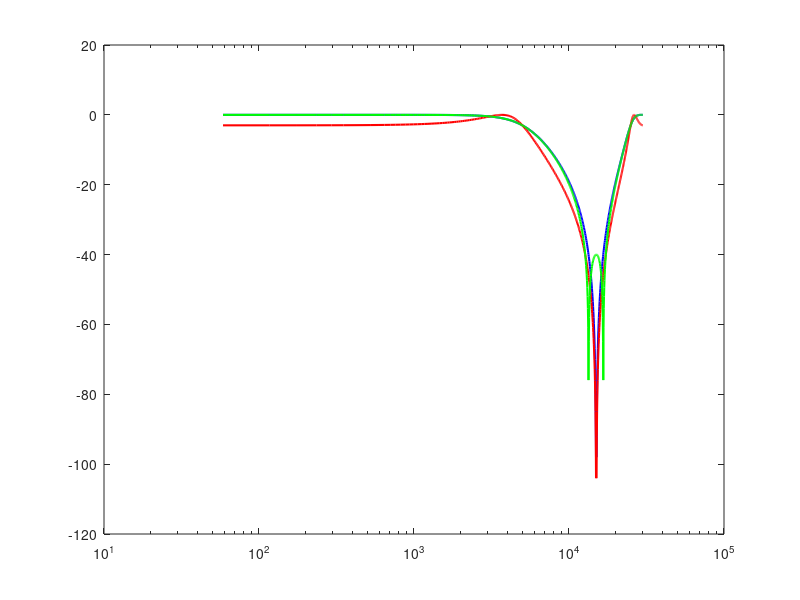

Source code (MATLAB): (Note: this script raises an error after producing the figure.)
% Specifications
fs = 30000; % Sampling frequency (30 kHz)
fp = 5000;  % Pass-band frequency (5 kHz)
fs_stop = 14000; % Adjusted stop-band frequency (14 kHz)
Ap = 3;     % Pass-band ripple (3 dB)
As = 40;    % Stop-band attenuation (40 dB)

% Normalized frequencies
Wn = fp / (fs / 2); % Normalized pass-band frequency
Ws = fs_stop / (fs / 2); % Normalized stop-band frequency

% Calculate the order of the Butterworth filter
[n_butter, Wn_butter] = buttord(Wn, Ws, Ap, As);
disp(['Least order of the Butterworth filter: ', num2str(n_butter)]);

% Calculate the order of the Chebyshev Type I filter
[n_cheby1, Wn_cheby1] = cheb1ord(Wn, Ws, Ap, As);
disp(['Least order of the Chebyshev Type I filter: ', num2str(n_cheby1)]);

% Calculate the order of the Chebyshev Type II filter
[n_cheby2, Wn_cheby2] = cheb2ord(Wn, Ws, Ap, As);
disp(['Least order of the Chebyshev Type II filter: ', num2str(n_cheby2)]);

% Design the Butterworth filter
[bd_butter, ad_butter] = butter(n_butter, Wn_butter); % Digital Butterworth filter

% Design the Chebyshev Type I filter
[bd_cheby1, ad_cheby1] = cheby1(n_cheby1, Ap, Wn_cheby1); % Digital Chebyshev Type I filter

% Design the Chebyshev Type II filter
[bd_cheby2, ad_cheby2] = cheby2(n_cheby2, As, Wn_cheby2); % Digital Chebyshev Type II filter

% Frequency response of the filters
[H_butter, f_butter] = freqz(bd_butter, ad_butter, 512, 'whole'); % Butterworth
[H_cheby1, f_cheby1] = freqz(bd_cheby1, ad_cheby1, 512, 'whole'); % Chebyshev Type I
[H_cheby2, f_cheby2] = freqz(bd_cheby2, ad_cheby2, 512, 'whole'); % Chebyshev Type II

% Plot the frequency responses on one graph
figure;

% Convert frequency to Hz for plotting
f_butter_hz = f_butter * fs / (2 * pi);
f_cheby1_hz = f_cheby1 * fs / (2 * pi);
f_cheby2_hz = f_cheby2 * fs / (2 * pi);

% Plotting
semilogx(f_butter_hz, 20*log10(abs(H_butter)), 'b', 'LineWidth', 1.5); % Butterworth
hold on;
semilogx(f_cheby1_hz, 20*log10(abs(H_cheby1)), 'r', 'LineWidth', 1.5); % Chebyshev Type I
semilogx(f_cheby2_hz, 20*log10(abs(H_cheby2)), 'g', 'LineWidth', 1.5); % Chebyshev Type II

% Marking the design criteria
yline(-3, 'k--', '3 dB Point'); % Mark the 3 dB point
yline(-43, 'k--', '40 dB Attenuation'); % Mark the 40 dB attenuation point

% Graph settings
title('Frequency Response of Butterworth, Chebyshev Type I, and Chebyshev Type II Filters');
xlabel('Frequency (Hz)');
ylabel('Magnitude (dB)');
grid on;
axis([10 15000 -60 5]); % Set axis limits
legend('Butterworth', 'Chebyshev Type I', 'Chebyshev Type II', 'Location', 'Best');
hold off;

% Zoom in on the relevant frequency range
xlim([0 15000]);
